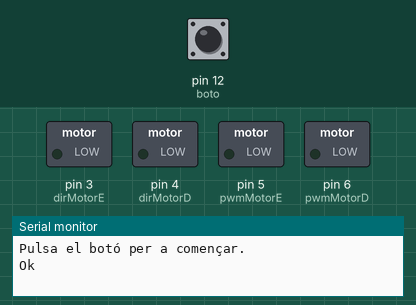
The sketch below on a simulated Arduino Uno, built with avr-gcc and run on an emulated ATmega328P. On the bench: switched loads named in the sketch (green lamp = pin HIGH), the last lines printed to the serial monitor. The inputs (shaded band) are chosen by the test bench; at power-on: pin 12 (boto) HIGH.

Above: at 1.2 s.
1.3 s: pin 12 (boto) pulled LOW for 0.15 s
At 6.7 s:
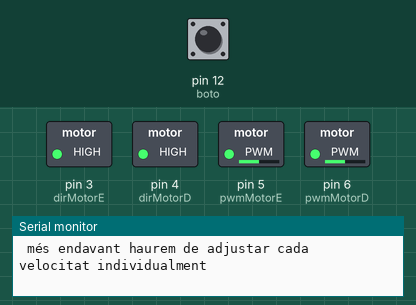
At 8.2 s:
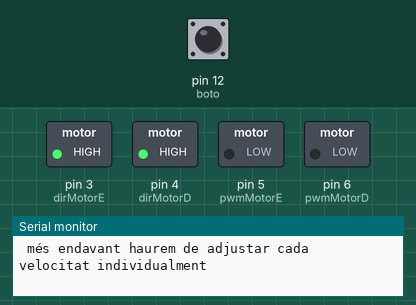
Timing chart, 0 to 26.8 s (numbered marks = the images above; inputs shaded):
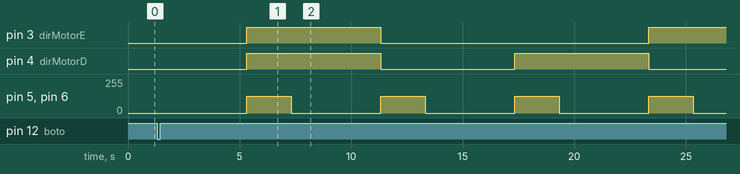

The sketch:

Prova_Motors.ino
```cpp
/*
 * * * * * * * * * * * * PROVA DE MOTORS * * * * * * * * * * * *
 *
 * Prova dels motors per al robot de minisumo educatiu
 *
 * 2019 - Vicent Colomar
 *
 */


/*
 * Posem nom als pins que utilitzarem i així recordar-ho millor
 */
#define dirMotorE 3   // Direcció del motor A (endavant=HIGH, endarrera=LOW)
#define dirMotorD 4   // Direcció del motor B (endavant=HIGH, endarrera=LOW)
#define pwmMotorE 5   // Velocitat del motor A (pwm=0=aturat, pwm=255=màxima velocitat)
#define pwmMotorD 6   // Velocitat del motor B (pwm=0=aturat, pwm=255=màxima velocitat)
#define boto 12       // El botó petit al costat del brunzidor
/*
 * Aquests valors l'utilitzarem per a controlar els motors i les pauses
 */
#define duracio 2000
#define pausa 4000
#define velo 127
 /*
  * Definim les direccions del motor. Dependrà de com hem col·locat els cables
  */
#define AVANT HIGH
#define ARRERE LOW

void setup() {
  /*
   * Els pins de control dels motors els emprarem com a sortida
   */
  pinMode(dirMotorE, OUTPUT);
  pinMode(dirMotorD, OUTPUT);
  pinMode(pwmMotorE, OUTPUT);
  pinMode(pwmMotorD, OUTPUT);
  /*
   * Els pins del botó els emprarem com a entrada
   */
  pinMode(boto, INPUT);
  /*
   * Activam el port sèrie per a enviar missatges a l'orginador. El configurem a una velocitat de 115200 bauds.
   */
  Serial.begin(115200);
}

void loop() {
  /*
   * Esperarem a pulsar el botó per a tornar a començar
   */
  Serial.println("Pulsa el botó per a començar.");
  while(digitalRead(boto)==LOW);  // No fem res, simplement tornem a llegir el botó
  Serial.println("Ok");
  while(digitalRead(boto)==HIGH); // Esperem a que el botó es deixi d'apretar
  Serial.println("");
  delay(pausa);
  /*
   * Fem anar el robot endavant i després l'aturem
   */
  Serial.println("*El Robot va ENDAVANT.");
  Serial.println(" Si alguna roda gira en sentit contrari hi ha que canviar els cables");
  Serial.println(" del motor al connector del driver");
  Serial.println(" Si el robot no va recte és que un motor va més forçat que l'altre i");
  Serial.println(" més endavant haurem de adjustar cada velocitat individualment");
  MotorE_Moviment(AVANT, velo);
  MotorD_Moviment(AVANT, velo);
  delay(duracio);
  MotorE_Moviment(AVANT, 0);
  MotorD_Moviment(AVANT, 0);
  delay(pausa);
  /*
   * Fem anar el robot endarrere i després l'aturem
   */
  Serial.println("*El Robot va ENDARRERE.");
  Serial.println(" Si el robot no va recte és que un motor va més forçat que l'altre i");
  Serial.println(" més endavant haurem de adjustar cada velocitat individualment");
  MotorE_Moviment(ARRERE, velo);
  MotorD_Moviment(ARRERE, velo);
  delay(duracio);
  MotorE_Moviment(ARRERE, 0);
  MotorD_Moviment(ARRERE, 0);
  delay(pausa);
  /*
   * Fem rotar el robot cap a l'esquerra i després l'aturem
   */
  Serial.println("*El Robot ROTA a l'ESQUERRA.");
  Serial.println(" Si el robot rota a la dreta hi ha que canviar els cables del motor");
  Serial.println(" Esquerra pels del Dret.");
  MotorE_Moviment(ARRERE, velo);
  MotorD_Moviment(AVANT, velo);
  delay(duracio);
  MotorE_Moviment(ARRERE, 0);
  MotorD_Moviment(AVANT, 0);
  delay(pausa);
  /*
   * Fem rotar el robot cap a la dreta i després l'aturem
   */
  Serial.println("*El Robot ROTA a la DRETA.");
  MotorE_Moviment(AVANT, velo);
  MotorD_Moviment(ARRERE, velo);
  delay(duracio);
  MotorE_Moviment(AVANT, 0);
  MotorD_Moviment(ARRERE, 0);
  delay(pausa);
  /*
   * Esperarem a pulsar el botó per a tornar a començar
   */
  Serial.println("");
  Serial.println("Pulsa el botó per a tornar a començar.");
  while(digitalRead(boto)==LOW);  // No fem res, simplement tornem a llegir el botó
  Serial.println("Ok");
  while(digitalRead(boto)==HIGH); // Esperem a que el botó es deixi d'apretar
  Serial.println("");
  delay(pausa);
}

/*
 * Funcions que controlen els paràmetres de direcció i velocitat del motors.
 *  direccio: 0=endarrera, 1=endavant
 *  velocitat: 0=aturat, 255=màxima velocitat
 */
void MotorE_Moviment(byte  direccio, byte velocitat)
{
  digitalWrite(dirMotorE, direccio);
  analogWrite(pwmMotorE, velocitat);
}
void MotorD_Moviment(byte  direccio, byte velocitat)
{
  digitalWrite(dirMotorD, direccio);
  analogWrite(pwmMotorD, velocitat);
}
```

Measured:
- after the input at 1.3 s, pin 3 (dirMotorE): LOW → HIGH after 4.0 s, → LOW 6.0 s later, → HIGH 12.0 s later; pin 4 (dirMotorD): alternates HIGH for 6.0 s and LOW for 6.0 s, starting after 4.0 s; pin 5 (pwmMotorE), pin 6 (pwmMotorD): alternates 127/255 for 2.0 s and 0/255 for 4.0 s, starting after 4.0 s
